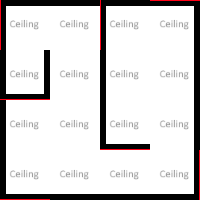

A 2D game scene composited from a Tiled map and its tileset images. What follows is a short description and the map's XML, with every tile layer's data as written:
An orthogonal 4x4 tile map with 50x50 px tiles, 3 tile layers (Ground, Ceiling, Walls), 2 tilesets and 1 object.

<map version="1.5" tiledversion="1.7.2" orientation="orthogonal" renderorder="left-up" compressionlevel="0" width="4" height="4" tilewidth="50" tileheight="50" infinite="0" nextlayerid="30" nextobjectid="69">
 <properties>
  <property name="NoAgents" type="bool" value="false" />
  <property name="NoSpawning" type="bool" value="false" />
 </properties>
 <tileset firstgid="1" source="../../_Tiled/Master.tsx" />
 <tileset firstgid="34" source="../../_Tiled/Deco.tsx" />
 <group id="5" name="Floor 0">
  <properties>
   <property name="Height" type="float" value="2.5" />
  </properties>
  <layer id="1" name="Ground" width="4" height="4">
   <properties>
    <property name="Materials" value="[ground]" />
    <property name="Walkable" type="bool" value="true" />
   </properties>
   <data encoding="csv">
4,4,4,4,
4,4,4,4,
4,4,4,4,
4,4,4,4
</data>
  </layer>
  <layer id="28" name="Ceiling" width="4" height="4">
   <properties>
    <property name="AtCeiling" type="bool" value="true" />
    <property name="Materials" value="[ceiling]" />
   </properties>
   <data encoding="csv">
3,3,3,3,
3,3,3,3,
3,3,3,3,
3,3,3,3
</data>
  </layer>
  <layer id="3" name="Walls" width="4" height="4">
   <properties>
    <property name="ConnectToCeiling" type="bool" value="true" />
    <property name="Materials" value="[walls]" />
   </properties>
   <data encoding="csv">
2684354566,3221225477,2684354566,3221225478,
11,0,2684354565,1610612741,
2684354565,0,6,1610612741,
6,5,5,1610612742
</data>
  </layer>
  <objectgroup id="4" name="Transitions">
   <object id="66" gid="20" x="50" y="50" width="50" height="50" rotation="180" />
  </objectgroup>
  <objectgroup id="27" name="Objects" />
 </group>
</map>
